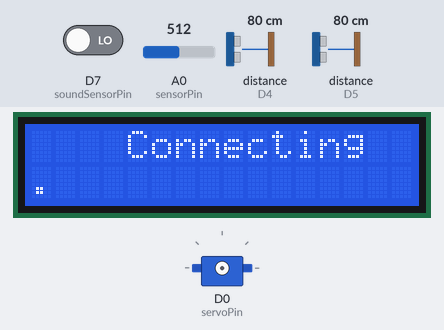
A sketch run on a simulated ESP8266 (NodeMCU). On the bench: 16×2 character LCD, servo. Wiring (inferred from the names in the program): 2 × ultrasonic range finder: trigger D3, echo D4 / trigger D6, echo D5. The test bench sets the inputs (shaded band); at power-on: distance to the obstacle (sensors on D5, D4) 80 cm, A0 (sensorPin) = 512, D7 (soundSensorPin) LOW. The echo pulse lasts 58.3 µs per cm; WiFi joins after 1.5 s; servers stay silent unless stated; what the sketch prints to the serial monitor is not drawn.

Above: at 1.1 s.
At 3.2 s:
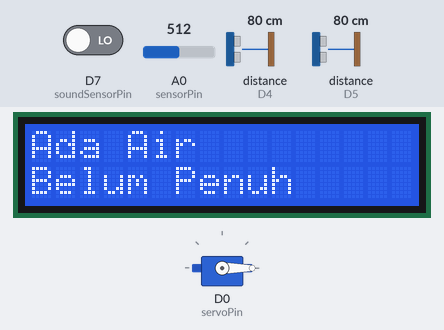
3.3 s: distance to the obstacle (sensor on D5) set to 12 cm
5.3 s: distance to the obstacle (sensor on D5) set to 9 cm
At 7.4 s:
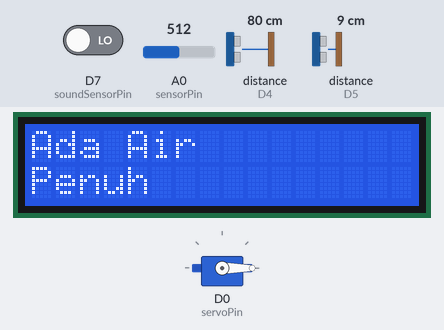
7.7 s: A0 (sensorPin) set to 280
9.4 s: A0 (sensorPin) set to 252
At 11.4 s:
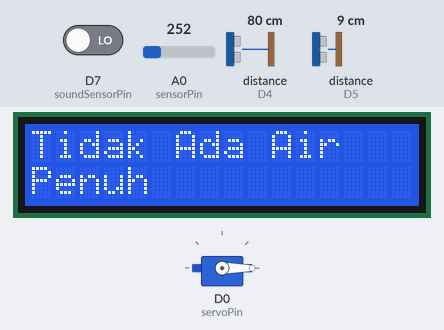
11.8 s: distance to the obstacle (sensor on D5) set to 18 cm
At 12.7 s:
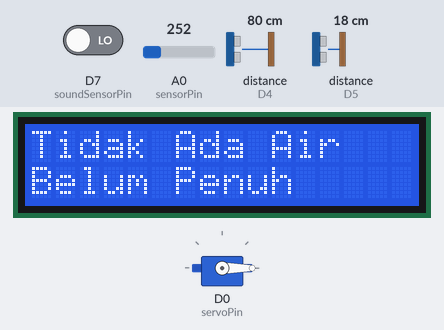
13.8 s: distance to the obstacle (sensor on D4) set to 12 cm
15.6 s: distance to the obstacle (sensor on D4) set to 9 cm
At 16.9 s:
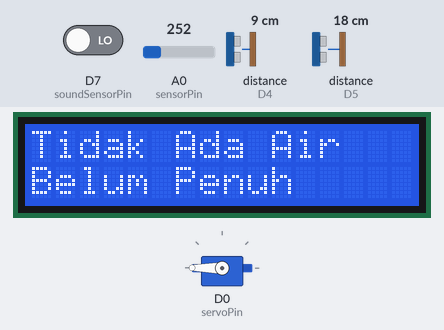
Timing chart, 0 to 18.6 s (numbered marks = the images above; inputs shaded):
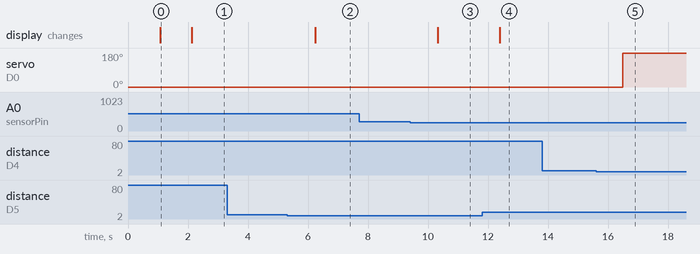

The sketch:

004_IoTTrashBot.ino
```cpp
#include <Servo.h>
#include <Wire.h>
#include <LiquidCrystal_I2C.h>
#include <CTBot.h>
#include <ESP8266WiFi.h>

const char* ssid = "";
const char* password = "";
String telegramToken = "";
int i = 0;
const int I2C_ADDR = 0x27;
const int LCD_COLUMNS = 16;
const int LCD_ROWS = 2;
const int sensorPin = A0;
const int soundSensorPin = D7;
const int trigPin = D3;
const int echoPin = D4;
const int trigPin2 = D6;
const int echoPin2 = D5;
const int servoPin = D0;
bool buka = false;
String isFull = "Belum Penuh";

CTBot myBot;
Servo servo;
LiquidCrystal_I2C lcd(I2C_ADDR, LCD_COLUMNS, LCD_ROWS);

void setup() {
  lcd.init();
  lcd.backlight();
  pinMode(sensorPin, INPUT);
  pinMode(soundSensorPin, INPUT);
  pinMode(trigPin, OUTPUT);
  pinMode(echoPin, INPUT);
  pinMode(trigPin2, OUTPUT);
  pinMode(echoPin2, INPUT);
  lcd.setCursor(4, 0);
  lcd.print("Connecting");
  WiFi.begin(ssid, password);

  while (WiFi.status() != WL_CONNECTED) {
    delay(1000);
    lcd.setCursor(i, 1);
    lcd.print(".");
    i++;
  }

  lcd.clear();
  lcd.setCursor(0, 0);
  lcd.print("WiFi Connected");
  servo.attach(servoPin);
  servo.write(0);
  Serial.begin(9600);
  myBot.setTelegramToken(telegramToken);
}

void loop() {
  int sensorValue = analogRead(sensorPin);
  int soundValue = digitalRead(soundSensorPin);
  long duration1, duration2;
  int distance1, distance2;
  Serial.println(soundValue);
  bool hasWater = sensorValue > 270;
  String status = hasWater ? "Ada Air" : "Tidak Ada Air";
  if (hasWater) {
    myBot.sendMessage(878347012, "Terdeteksi Air");
  }


  digitalWrite(trigPin, LOW);
  delayMicroseconds(2);
  digitalWrite(trigPin, HIGH);
  delayMicroseconds(10);
  digitalWrite(trigPin, LOW);
  duration1 = pulseIn(echoPin, HIGH);
  distance1 = duration1 * 0.034 / 2;
  Serial.println(distance1);

  digitalWrite(trigPin2, LOW);
  delayMicroseconds(2);
  digitalWrite(trigPin2, HIGH);
  delayMicroseconds(10);
  digitalWrite(trigPin2, LOW);
  duration2 = pulseIn(echoPin2, HIGH);
  distance2 = duration2 * 0.034 / 2;

  if (distance2 < 10) {
    isFull = "Penuh";
    myBot.sendMessage(878347012,"Bak Sampah Full, Tolong kosongkan");
  } else {
    isFull = "Belum Penuh";
  }
  Serial.println(isFull);

  if (distance1 < 10 || soundValue == HIGH) {
    buka = true;
  } else {
    buka = false;
  }

  if (buka) {
    servo.write(180);
    delay(2000);
  } else {
    servo.write(0);
  }

  lcd.clear();
  lcd.setCursor(0, 0);
  lcd.print(status);
  lcd.setCursor(0, 1);
  lcd.print(isFull);
  delay(1000);
}
```

Measured:
- the behaviour switches between 11 and 10 cm on distance to the obstacle (sensor on D5) (found by bisection; images 1 and 2)
- the behaviour switches between 271 and 270 on A0 (sensorPin) (found by bisection; images 2 and 3)
- the behaviour switches between 11 and 10 cm on distance to the obstacle (sensor on D4) (found by bisection; images 4 and 5)
- after the input at 3.3 s, every drawn part: stays the same
- after the input at 5.3 s, the display: changes after 0.94 s (image 2)
- after the input at 7.7 s, every drawn part: stays the same
- after the input at 9.4 s, the display: changes after 0.93 s (image 3)
- after the input at 11.8 s, the display: changes after 0.59 s (image 4)
- after the input at 13.8 s, every drawn part: stays the same
- after the input at 15.6 s, servo on D0 (servoPin): 0° → 180° after 0.88 s
